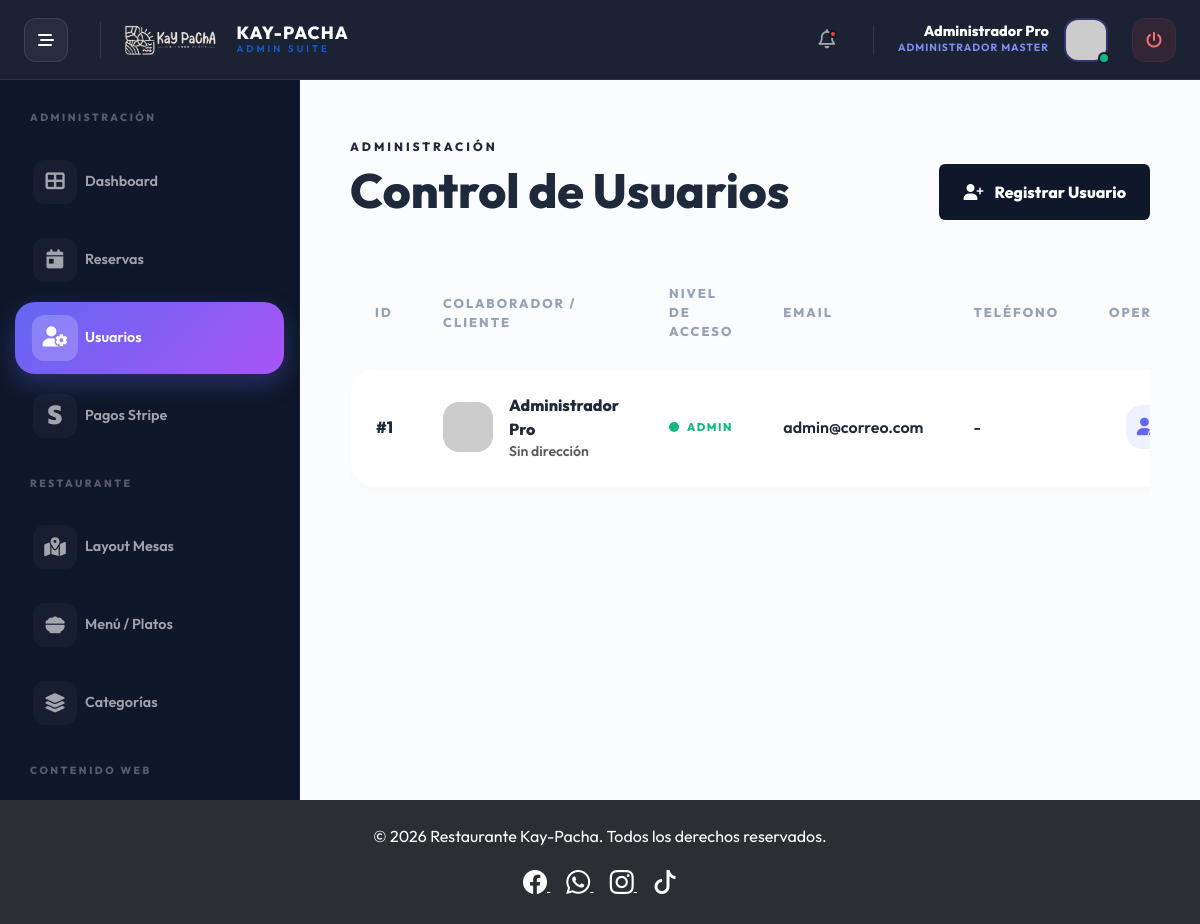
/controladores/admin/UsuariosAdminController.php (signed in), run on the app's committed database.
### tables this page shows
CREATE TABLE IF NOT EXISTS `usuarios` (
  `id` int NOT NULL AUTO_INCREMENT,
  `rol_id` int NOT NULL,
  `nombre` varchar(150) NOT NULL,
  `correo` varchar(150) NOT NULL UNIQUE,
  `contraseña` varchar(255) NOT NULL,
  `telefono` varchar(20) DEFAULT NULL,
  `direccion` varchar(255) DEFAULT NULL,
  `creado_en` datetime DEFAULT CURRENT_TIMESTAMP,
  PRIMARY KEY (`id`),
  CONSTRAINT `fk_usuarios_roles` FOREIGN KEY (`rol_id`) REFERENCES `roles`(`id`)
);

CREATE TABLE IF NOT EXISTS `roles` (
  `id` int NOT NULL AUTO_INCREMENT,
  `nombre` varchar(50) NOT NULL,
  PRIMARY KEY (`id`)
);

### vistas/admin/usuarios/index.php (the view, shortened to what this page needs)
<?php
require_once __DIR__ . '/../../layout/headerr.php';
require_once __DIR__ . '/../../layout/sidebar_admin.php';
$usuarios = $usuarios ?? [];
?>
<div class="content-wrapper">
    <div class="d-flex justify-content-between align-items-end mb-5">
        <div>
            <h6 class="text-indigo fw-800 text-uppercase mb-2" style="letter-spacing: 3px; font-size: 0.75rem;">Administración</h6>
            <h1 class="fw-800 text-slate-900 display-5 mb-0">Control de Usuarios</h1>
        </div>
        <div>
            <a href="/clientes/controladores/admin/UsuariosAdminController.php?accion=crear" class="btn btn-primary shadow-pro border-0 rounded-16 px-4 py-3 fw-800" style="background: var(--slate-900);">
                <i class="fas fa-user-plus me-2"></i> Registrar Usuario
            </a>
        </div>
    </div>
    <div class="table-responsive">
        <table class="table-pro">
            <thead>
                <tr>
                    <th>ID</th>
                    <th>Colaborador / Cliente</th>
                    <th>Nivel de Acceso</th>
                    <th>Email</th>
                    <th>Teléfono</th>
                    <th class="text-end">Operaciones</th>
                </tr>
            </thead>
            <tbody>
                <?php if(!empty($usuarios)): ?>
                    <?php foreach($usuarios as $u):
                        $rol = strtolower($u['nombre_rol'] ?? '');
                        $rolColor = ($rol === 'administrador') ? '#ef4444' : (($rol === 'empleado') ? '#f59e0b' : '#10b981');
                    ?>
                        <tr>
                            <td><span class="fw-800 text-slate-900">#<?= (int)$u['id'] ?></span></td>
                            <td>
                                <div class="d-flex align-items-center gap-3">
                                    <div class="avatar-pro">
                                        <img src="https://ui-avatars.com/api/?name=<?= urlencode($u['nombre']) ?>&background=random&bold=true" alt="">
                                    </div>
                                    <div class="d-flex flex-column">
                                        <span class="fw-800 text-slate-900 fs-6"><?= htmlspecialchars($u['nombre']) ?></span>
                                        <span class="text-muted small fw-600"><?= htmlspecialchars($u['direccion'] ?? 'Sin dirección') ?></span>
                                    </div>
                                </div>
                            </td>
                            <td>
                                <div class="d-flex align-items-center gap-2">
                                    <div class="status-dot" style="background: <?= $rolColor ?>;"></div>
                                    <span class="fw-800 text-uppercase" style="color: <?= $rolColor ?>; font-size: 0.7rem; letter-spacing: 1.5px;"><?= $rol ?></span>
                                </div>
                            </td>
                            <td><span class="fw-600 text-slate-600"><?= htmlspecialchars($u['correo']) ?></span></td>
                            <td><span class="text-slate-500 fw-600"><?= htmlspecialchars($u['telefono'] ?? '-') ?></span></td>
                            <td class="text-end">
                                <div class="d-flex justify-content-end gap-2">
                                    <a href="/clientes/controladores/admin/UsuariosAdminController.php?accion=editar&id=<?= $u['id'] ?>"
                                       class="action-btn-pro btn-confirm" title="Editar Perfil">
                                        <i class="fas fa-user-edit"></i>
                                    </a>
                                </div>
                            </td>
                        </tr>
                    <?php endforeach; ?>
                <?php else: ?>
                    <tr><td colspan="6" class="text-center py-5 text-muted fw-500">Base de datos de usuarios vacía.</td></tr>
                <?php endif; ?>
            </tbody>
        </table>
    </div>
</div>
<?php require_once __DIR__ . '/../../layout/footer.php'; ?>

### vistas/layout/headerr.php (style rules this page uses)
:root { --sidebar-width: 300px; --sidebar-mini-width: 90px; --navbar-height: 80px; --primary-pro: #6366f1; --secondary-pro: #4f46e5; --success-pro: #10b981; --danger-pro: #ef4444; --warning-pro: #f59e0b; --slate-50: #f8fafc; --slate-100: #f1f5f9; --slate-200: #e2e8f0; --slate-800: #1e293b; --slate-900: #0f172a; --radius-pro: 32px; --shadow-pro: 0 20px 50px rgba(0, 0, 0, 0.04); --dark-bg: #0f172a; --primary-gradient: linear-gradient(135deg, #6366f1 0%, #a855f7 100%); }
body { font-family: 'Outfit', sans-serif; background: #fbfcfe; color: var(--slate-800); margin: 0; padding-top: var(--navbar-height); transition: all 0.3s ease; -webkit-font-smoothing: antialiased; }
.fw-800 { font-weight: 800; }
.fw-600 { font-weight: 600; }
.content-wrapper { margin-left: var(--sidebar-width); transition: all 0.5s cubic-bezier(0.4, 0, 0.2, 1); padding: 60px 50px; min-height: calc(100vh - var(--navbar-height)); }
.table-pro { width: 100%; border-collapse: separate; border-spacing: 0 16px; }
.table-pro thead th { background: transparent; border: none; color: #94a3b8; font-size: 0.8rem; text-transform: uppercase; letter-spacing: 2px; font-weight: 800; padding: 0 25px 10px; }
.table-pro tbody tr { background: #fff; box-shadow: 0 5px 15px rgba(0,0,0,0.02); border-radius: 24px; transition: all 0.3s cubic-bezier(0.4, 0, 0.2, 1); }
.table-pro tbody td { padding: 24px 25px; border-top: 1px solid var(--slate-50); border-bottom: 1px solid var(--slate-50); vertical-align: middle; }
.table-pro tbody td:first-child { border-left: 1px solid var(--slate-50); border-radius: 24px 0 0 24px; }
.table-pro tbody td:last-child { border-right: 1px solid var(--slate-50); border-radius: 0 24px 24px 0; }

### vistas/admin/usuarios/index.php (style rules this page uses)
.avatar-pro img { width: 50px; height: 50px; border-radius: 16px; object-fit: cover; }
.status-dot { width: 10px; height: 10px; border-radius: 50%; }
.action-btn-pro { width: 44px; height: 44px; display: flex; align-items: center; justify-content: center; border-radius: 16px; font-size: 1.1rem; transition: all 0.3s cubic-bezier(0.4, 0, 0.2, 1); text-decoration: none; }
.btn-confirm { color: #6366f1; background: #eef2ff; }

### data on the page
usuarios: id "1", nombre "Administrador Pro", direccion "Sin dirección", rol.nombre "ADMIN", correo "admin@correo.com", telefono "-"

### other printed values
$_SESSION['nombre'] "Administrador Pro"
